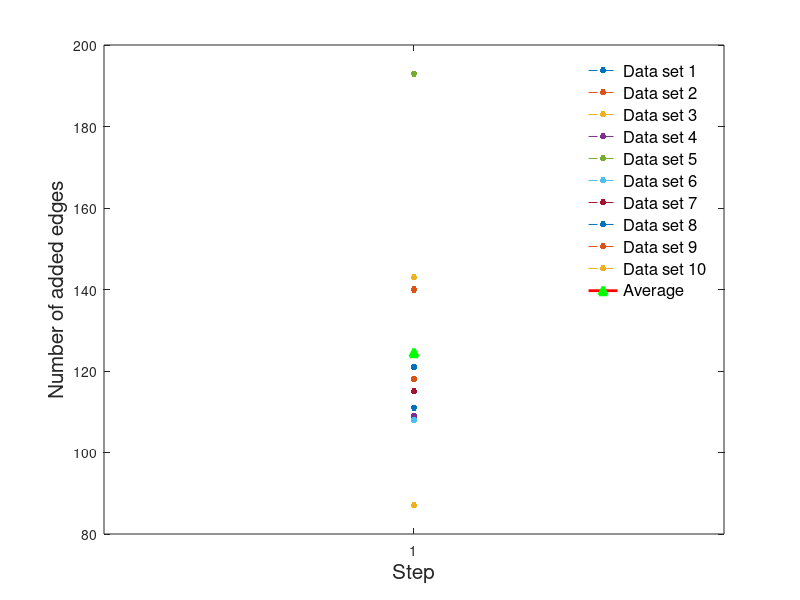

Write the MATLAB code that produced this figure. (Note: this script raises an error after producing the figure.)
function [f_newEdgeCntRecord] = plotNewEdgeCntRecord()
    load newEdgeCntRecord.mat newEdgeCntRecord
    % load totUsedPileCntRecord.mat
    n_step = size(newEdgeCntRecord, 2);
    for step = 1 : n_step
        f_newEdgeCntRecord = figure("Name", "newEdgeCntRecord");
        plot(1 : step, newEdgeCntRecord(:, 1 : step), 'LineWidth', 0.5, 'LineStyle', '--', 'Marker', '.', 'MarkerSize', 15);
        
        hold on
        meanNewEdgeCntRecord = mean(newEdgeCntRecord, 1);
        strategy = {"Initial", "Specify order", "Restrain detour", "Recycle edge", "Iteration", "Iteration-plus"};
        target = plot(1 : step, meanNewEdgeCntRecord(1 : step), ...
            'LineWidth', 2, 'Color', 'red', 'Marker', '^', ...
            'MarkerSize', 6, 'MarkerFaceColor', 'g', ...
            'MarkerEdgeColor', 'g');
        legend("Data set 1", "Data set 2", "Data set 3", "Data set 4", "Data set 5", ...
            "Data set 6", "Data set 7", "Data set 8", "Data set 9", "Data set 10", 'Average', 'box', 'off', ...
            "FontSize", 12)
        xticks(1 : step);
        xlabel("Step", "FontSize", 15)
        ylabel("Number of added edges", "FontSize", 15)
        % 设置坐标轴标签的字体大小
        ax = gca;
        ax.XAxis.FontSize = 12;
        ax.YAxis.FontSize = 12;
        ax.XLabel.FontSize = 15;
        ax.YLabel.FontSize = 15;

        % 启用数据提示工具
        dcm = datacursormode(gcf);
        set(dcm, 'Enable', 'on');
        
        % 对每个数据点手动创建DataTip
        for i = 1 : step
            % 创建DataTip
            if i == step
                datatip(target,'DataIndex', i, 'Location','southwest', 'FontSize', 11);
            else
                datatip(target,'DataIndex', i, 'FontSize', 11);
            end
            target.DataTipTemplate.DataTipRows(1).Label = "Strategy: "; 
            target.DataTipTemplate.DataTipRows(1).Value = strategy; 
            target.DataTipTemplate.DataTipRows(2).Label = "Added edges: "; 
        end
        
        set(gcf, 'Position', [0, 0, 1250, 800]);
        exportgraphics(f_newEdgeCntRecord, "figure/f_newEdgeCntRecord" + num2str(step) + ".png", 'Resolution', 600);
        hold off

    end
end